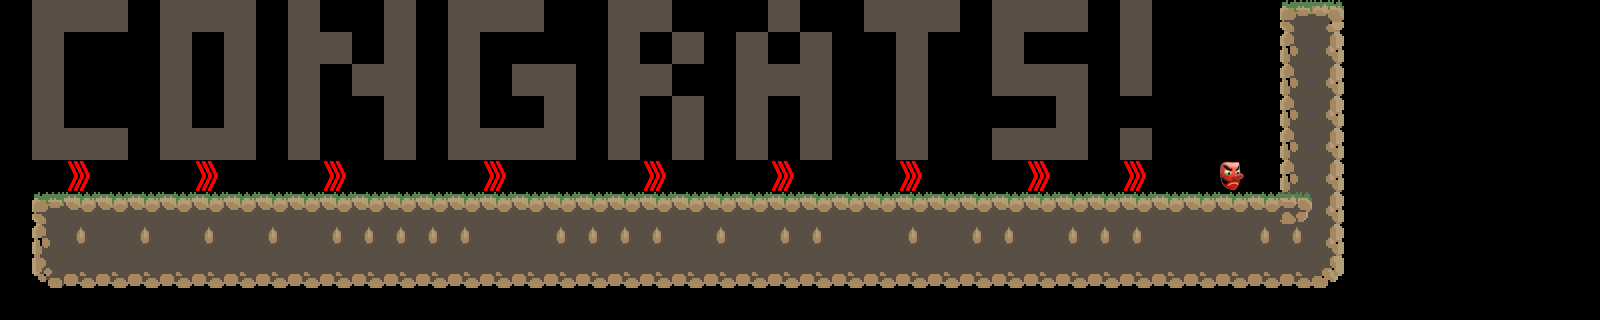

A 2D game scene composited from a Tiled map and its tileset images. What follows is a short description and the map's XML, with every tile layer's data as written:
An orthogonal 50x10 tile map with 32x32 px tiles, 6 tile layers (Enemies, Masks, Powerups, Background, ...), 4 tilesets.

<map version="1.2" tiledversion="1.2.3" orientation="orthogonal" renderorder="right-down" width="50" height="10" tilewidth="32" tileheight="32" infinite="0" nextlayerid="13" nextobjectid="1">
 <tileset firstgid="1" source="Masks.tsx" />
 <tileset firstgid="2" source="Powerups.tsx" />
 <tileset firstgid="3" source="Town.tsx" />
 <tileset firstgid="24" source="Enemies.tsx" />
 <layer id="8" name="Enemies" width="50" height="10">
  <data encoding="csv">
0,0,0,0,0,0,0,0,0,0,0,0,0,0,0,0,0,0,0,0,0,0,0,0,0,0,0,0,0,0,0,0,0,0,0,0,0,0,0,0,0,0,0,0,0,0,0,0,0,0,
0,0,0,0,0,0,0,0,0,0,0,0,0,0,0,0,0,0,0,0,0,0,0,0,0,0,0,0,0,0,0,0,0,0,0,0,0,0,0,0,0,0,0,0,0,0,0,0,0,0,
0,0,0,0,0,0,0,0,0,0,0,0,0,0,0,0,0,0,0,0,0,0,0,0,0,0,0,0,0,0,0,0,0,0,0,0,0,0,0,0,0,0,0,0,0,0,0,0,0,0,
0,0,0,0,0,0,0,0,0,0,0,0,0,0,0,0,0,0,0,0,0,0,0,0,0,0,0,0,0,0,0,0,0,0,0,0,0,0,0,0,0,0,0,0,0,0,0,0,0,0,
0,0,0,0,0,0,0,0,0,0,0,0,0,0,0,0,0,0,0,0,0,0,0,0,0,0,0,0,0,0,0,0,0,0,0,0,0,0,0,0,0,0,0,0,0,0,0,0,0,0,
0,0,0,0,0,0,0,0,0,0,0,0,0,0,0,0,0,0,0,0,0,0,0,0,0,0,0,0,0,0,0,0,0,0,0,0,0,0,0,0,0,0,0,0,0,0,0,0,0,0,
0,0,0,0,0,0,0,0,0,0,0,0,0,0,0,0,0,0,0,0,0,0,0,0,0,0,0,0,0,0,0,0,0,0,0,0,0,0,0,0,0,0,0,0,0,0,0,0,0,0,
0,0,0,0,0,0,0,0,0,0,0,0,0,0,0,0,0,0,0,0,0,0,0,0,0,0,0,0,0,0,0,0,0,0,0,0,0,0,0,0,0,0,0,0,0,0,0,0,0,0,
0,0,0,0,0,0,0,0,0,0,0,0,0,0,0,0,0,0,0,0,0,0,0,0,0,0,0,0,0,0,0,0,0,0,0,0,0,0,0,0,0,0,0,0,0,0,0,0,0,0,
0,0,0,0,0,0,0,0,0,0,0,0,0,0,0,0,0,0,0,0,0,0,0,0,0,0,0,0,0,0,0,0,0,0,0,0,0,0,0,0,0,0,0,0,0,0,0,0,0,0
</data>
 </layer>
 <layer id="9" name="Masks" width="50" height="10">
  <data encoding="csv">
0,0,0,0,0,0,0,0,0,0,0,0,0,0,0,0,0,0,0,0,0,0,0,0,0,0,0,0,0,0,0,0,0,0,0,0,0,0,0,0,0,0,0,0,0,0,0,0,0,0,
0,0,0,0,0,0,0,0,0,0,0,0,0,0,0,0,0,0,0,0,0,0,0,0,0,0,0,0,0,0,0,0,0,0,0,0,0,0,0,0,0,0,0,0,0,0,0,0,0,0,
0,0,0,0,0,0,0,0,0,0,0,0,0,0,0,0,0,0,0,0,0,0,0,0,0,0,0,0,0,0,0,0,0,0,0,0,0,0,0,0,0,0,0,0,0,0,0,0,0,0,
0,0,0,0,0,0,0,0,0,0,0,0,0,0,0,0,0,0,0,0,0,0,0,0,0,0,0,0,0,0,0,0,0,0,0,0,0,0,0,0,0,0,0,0,0,0,0,0,0,0,
0,0,0,0,0,0,0,0,0,0,0,0,0,0,0,0,0,0,0,0,0,0,0,0,0,0,0,0,0,0,0,0,0,0,0,0,0,0,0,0,0,0,0,0,0,0,0,0,0,0,
0,0,0,0,0,0,0,0,0,0,0,0,0,0,0,0,0,0,0,0,0,0,0,0,0,0,0,0,0,0,0,0,0,0,0,0,0,0,1,0,0,0,0,0,0,0,0,0,0,0,
0,0,0,0,0,0,0,0,0,0,0,0,0,0,0,0,0,0,0,0,0,0,0,0,0,0,0,0,0,0,0,0,0,0,0,0,0,0,0,0,0,0,0,0,0,0,0,0,0,0,
0,0,0,0,0,0,0,0,0,0,0,0,0,0,0,0,0,0,0,0,0,0,0,0,0,0,0,0,0,0,0,0,0,0,0,0,0,0,0,0,0,0,0,0,0,0,0,0,0,0,
0,0,0,0,0,0,0,0,0,0,0,0,0,0,0,0,0,0,0,0,0,0,0,0,0,0,0,0,0,0,0,0,0,0,0,0,0,0,0,0,0,0,0,0,0,0,0,0,0,0,
0,0,0,0,0,0,0,0,0,0,0,0,0,0,0,0,0,0,0,0,0,0,0,0,0,0,0,0,0,0,0,0,0,0,0,0,0,0,0,0,0,0,0,0,0,0,0,0,0,0
</data>
 </layer>
 <layer id="10" name="Powerups" width="50" height="10">
  <data encoding="csv">
0,0,0,0,0,0,0,0,0,0,0,0,0,0,0,0,0,0,0,0,0,0,0,0,0,0,0,0,0,0,0,0,0,0,0,0,0,0,0,0,0,0,0,0,0,0,0,0,0,0,
0,0,0,0,0,0,0,0,0,0,0,0,0,0,0,0,0,0,0,0,0,0,0,0,0,0,0,0,0,0,0,0,0,0,0,0,0,0,0,0,0,0,0,0,0,0,0,0,0,0,
0,0,0,0,0,0,0,0,0,0,0,0,0,0,0,0,0,0,0,0,0,0,0,0,0,0,0,0,0,0,0,0,0,0,0,0,0,0,0,0,0,0,0,0,0,0,0,0,0,0,
0,0,0,0,0,0,0,0,0,0,0,0,0,0,0,0,0,0,0,0,0,0,0,0,0,0,0,0,0,0,0,0,0,0,0,0,0,0,0,0,0,0,0,0,0,0,0,0,0,0,
0,0,0,0,0,0,0,0,0,0,0,0,0,0,0,0,0,0,0,0,0,0,0,0,0,0,0,0,0,0,0,0,0,0,0,0,0,0,0,0,0,0,0,0,0,0,0,0,0,0,
0,0,2,0,0,0,2,0,0,0,2,0,0,0,0,2,0,0,0,0,2,0,0,0,2,0,0,0,2,0,0,0,2,0,0,2,0,0,0,0,0,0,0,0,0,0,0,0,0,0,
0,0,0,0,0,0,0,0,0,0,0,0,0,0,0,0,0,0,0,0,0,0,0,0,0,0,0,0,0,0,0,0,0,0,0,0,0,0,0,0,0,0,0,0,0,0,0,0,0,0,
0,0,0,0,0,0,0,0,0,0,0,0,0,0,0,0,0,0,0,0,0,0,0,0,0,0,0,0,0,0,0,0,0,0,0,0,0,0,0,0,0,0,0,0,0,0,0,0,0,0,
0,0,0,0,0,0,0,0,0,0,0,0,0,0,0,0,0,0,0,0,0,0,0,0,0,0,0,0,0,0,0,0,0,0,0,0,0,0,0,0,0,0,0,0,0,0,0,0,0,0,
0,0,0,0,0,0,0,0,0,0,0,0,0,0,0,0,0,0,0,0,0,0,0,0,0,0,0,0,0,0,0,0,0,0,0,0,0,0,0,0,0,0,0,0,0,0,0,0,0,0
</data>
 </layer>
 <layer id="11" name="Background" width="50" height="10">
  <data encoding="csv">
0,15,15,15,0,15,15,15,0,15,0,0,15,0,15,15,15,0,0,15,15,0,0,0,15,0,0,15,15,15,0,15,15,15,0,15,0,0,0,0,0,0,0,0,0,0,0,0,0,0,
0,15,0,0,0,15,0,15,0,15,15,0,15,0,15,0,0,0,0,15,0,15,0,15,0,15,0,0,15,0,0,15,0,0,0,15,0,0,0,0,0,0,0,0,0,0,0,0,0,0,
0,15,0,0,0,15,0,15,0,15,0,15,15,0,15,0,15,15,0,15,15,0,0,15,15,15,0,0,15,0,0,15,15,15,0,15,0,0,0,0,0,0,0,0,0,0,0,0,0,0,
0,15,0,0,0,15,0,15,0,15,0,0,15,0,15,0,0,15,0,15,0,15,0,15,0,15,0,0,15,0,0,0,0,15,0,0,0,0,0,0,0,0,0,0,0,0,0,0,0,0,
0,15,15,15,0,15,15,15,0,15,0,0,15,0,15,15,15,15,0,15,0,15,0,15,0,15,0,0,15,0,0,15,15,15,0,15,0,0,0,0,0,0,0,0,0,0,0,0,0,0,
0,0,0,0,0,0,0,0,0,0,0,0,0,0,0,0,0,0,0,0,0,0,0,0,0,0,0,0,0,0,0,0,0,0,0,0,0,0,0,0,0,0,0,0,0,0,0,0,0,0,
0,0,0,0,0,0,0,0,0,0,0,0,0,0,0,0,0,0,0,0,0,0,0,0,0,0,0,0,0,0,0,0,0,0,0,0,0,0,0,0,15,0,0,0,0,0,0,0,0,0,
0,0,0,0,0,0,0,0,0,0,0,0,0,0,0,0,0,0,0,0,0,0,0,0,0,0,0,0,0,0,0,0,0,0,0,0,0,0,0,0,0,0,0,0,0,0,0,0,0,0,
0,0,0,0,0,0,0,0,0,0,0,0,0,0,0,0,0,0,0,0,0,0,0,0,0,0,0,0,0,0,0,0,0,0,0,0,0,0,0,0,0,0,0,0,0,0,0,0,0,0,
0,0,0,0,0,0,0,0,0,0,0,0,0,0,0,0,0,0,0,0,0,0,0,0,0,0,0,0,0,0,0,0,0,0,0,0,0,0,0,0,0,0,0,0,0,0,0,0,0,0
</data>
 </layer>
 <layer id="7" name="Platforms" width="50" height="10">
  <data encoding="csv">
0,0,0,0,0,0,0,0,0,0,0,0,0,0,0,0,0,0,0,0,0,0,0,0,0,0,0,0,0,0,0,0,0,0,0,0,0,0,0,0,7,9,0,0,0,0,0,0,0,0,
0,0,0,0,0,0,0,0,0,0,0,0,0,0,0,0,0,0,0,0,0,0,0,0,0,0,0,0,0,0,0,0,0,0,0,0,0,0,0,0,14,16,0,0,0,0,0,0,0,0,
0,0,0,0,0,0,0,0,0,0,0,0,0,0,0,0,0,0,0,0,0,0,0,0,0,0,0,0,0,0,0,0,0,0,0,0,0,0,0,0,14,16,0,0,0,0,0,0,0,0,
0,0,0,0,0,0,0,0,0,0,0,0,0,0,0,0,0,0,0,0,0,0,0,0,0,0,0,0,0,0,0,0,0,0,0,0,0,0,0,0,14,16,0,0,0,0,0,0,0,0,
0,0,0,0,0,0,0,0,0,0,0,0,0,0,0,0,0,0,0,0,0,0,0,0,0,0,0,0,0,0,0,0,0,0,0,0,0,0,0,0,14,16,0,0,0,0,0,0,0,0,
0,0,0,0,0,0,0,0,0,0,0,0,0,0,0,0,0,0,0,0,0,0,0,0,0,0,0,0,0,0,0,0,0,0,0,0,0,0,0,0,14,16,0,0,0,0,0,0,0,0,
0,7,8,8,8,8,8,8,8,8,8,8,8,8,8,8,8,8,8,8,8,8,8,8,8,8,8,8,8,8,8,8,8,8,8,8,8,8,8,8,19,16,0,0,0,0,0,0,0,0,
0,14,4,15,4,15,4,15,4,15,4,4,4,4,4,15,15,4,4,4,4,15,4,15,4,4,15,15,4,15,4,4,15,4,4,4,15,15,15,4,4,16,0,0,0,0,0,0,0,0,
0,21,22,22,22,22,22,22,22,22,22,22,22,22,22,22,22,22,22,22,22,22,22,22,22,22,22,22,22,22,22,22,22,22,22,22,22,22,22,22,22,23,0,0,0,0,0,0,0,0,
0,0,0,0,0,0,0,0,0,0,0,0,0,0,0,0,0,0,0,0,0,0,0,0,0,0,0,0,0,0,0,0,0,0,0,0,0,0,0,0,0,0,0,0,0,0,0,0,0,0
</data>
 </layer>
 <layer id="12" name="Objects" width="50" height="10">
  <data encoding="csv">
0,0,0,0,0,0,0,0,0,0,0,0,0,0,0,0,0,0,0,0,0,0,0,0,0,0,0,0,0,0,0,0,0,0,0,0,0,0,0,0,0,0,0,0,0,0,0,0,0,0,
0,0,0,0,0,0,0,0,0,0,0,0,0,0,0,0,0,0,0,0,0,0,0,0,0,0,0,0,0,0,0,0,0,0,0,0,0,0,0,0,0,0,0,0,0,0,0,0,0,0,
0,0,0,0,0,0,0,0,0,0,0,0,0,0,0,0,0,0,0,0,0,0,0,0,0,0,0,0,0,0,0,0,0,0,0,0,0,0,0,0,0,0,0,0,0,0,0,0,0,0,
0,0,0,0,0,0,0,0,0,0,0,0,0,0,0,0,0,0,0,0,0,0,0,0,0,0,0,0,0,0,0,0,0,0,0,0,0,0,0,0,0,0,0,0,0,0,0,0,0,0,
0,0,0,0,0,0,0,0,0,0,0,0,0,0,0,0,0,0,0,0,0,0,0,0,0,0,0,0,0,0,0,0,0,0,0,0,0,0,0,0,0,0,0,0,0,0,0,0,0,0,
0,0,0,0,0,0,0,0,0,0,0,0,0,0,0,0,0,0,0,0,0,0,0,0,0,0,0,0,0,0,0,0,0,0,0,0,0,0,0,0,0,0,0,0,0,0,0,0,0,0,
0,0,0,0,0,0,0,0,0,0,0,0,0,0,0,0,0,0,0,0,0,0,0,0,0,0,0,0,0,0,0,0,0,0,0,0,0,0,0,0,0,0,0,0,0,0,0,0,0,0,
0,0,0,0,0,0,0,0,0,0,0,0,0,0,0,0,0,0,0,0,0,0,0,0,0,0,0,0,0,0,0,0,0,0,0,0,0,0,0,0,0,0,0,0,0,0,0,0,0,0,
0,0,0,0,0,0,0,0,0,0,0,0,0,0,0,0,0,0,0,0,0,0,0,0,0,0,0,0,0,0,0,0,0,0,0,0,0,0,0,0,0,0,0,0,0,0,0,0,0,0,
0,0,0,0,0,0,0,0,0,0,0,0,0,0,0,0,0,0,0,0,0,0,0,0,0,0,0,0,0,0,0,0,0,0,0,0,0,0,0,0,0,0,0,0,0,0,0,0,0,0
</data>
 </layer>
</map>
